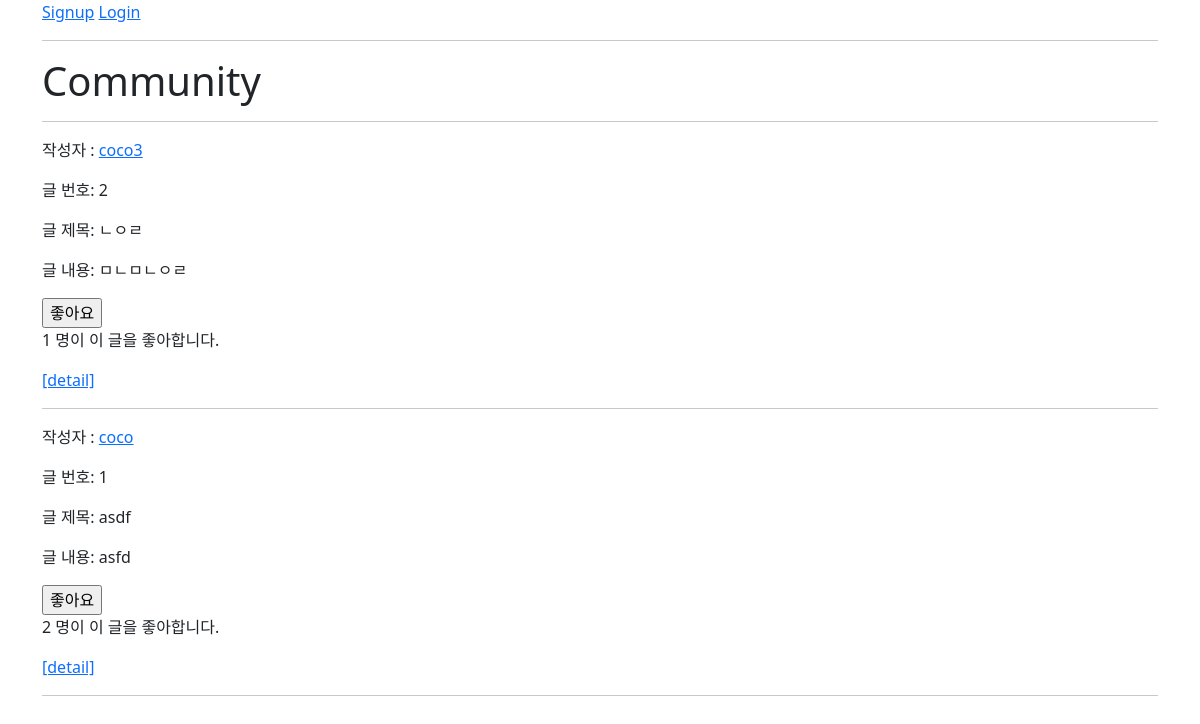
/community/, run on the app's committed database.
### community/models.py (models this page shows)
class Review(models.Model):
    title = models.CharField(max_length=100)
    movie_title = models.CharField(max_length=50)
    rank = models.IntegerField()
    content = models.TextField()
    created_at = models.DateTimeField(auto_now_add=True)
    updated_at = models.DateTimeField(auto_now=True)
    user = models.ForeignKey(settings.AUTH_USER_MODEL, on_delete=models.CASCADE)
    like_users = models.ManyToManyField(settings.AUTH_USER_MODEL, related_name='like_reviews')

### accounts/models.py (models this page shows)
class User(AbstractUser):
    followings = models.ManyToManyField('self', symmetrical=False, related_name='followers')

### community/views.py (the view)
# urls.py: path('', views.index, name='index'),
@require_safe
def index(request):
    reviews = Review.objects.order_by('-pk')
    context = {
        'reviews': reviews,
    }
    return render(request, 'community/index.html', context)

### community/templates/community/index.html (shortened to what this page needs)
{% extends 'base.html' %}
{% block content %}
  <h1>Community</h1>
  <hr>
  {% for review in reviews %}
    <p>작성자 : <a href="{% url 'accounts:profile' review.user.username %}">{{ review.user }}</a></p>
    <p>글 번호: {{ review.pk }}</p>
    <p>글 제목: {{ review.title }}</p>
    <p>글 내용: {{ review.content }}</p>
    <form id="like-forms" data-review-id="{{review.pk}}">
      {% if user in review.like_users.all %}
        <input type='submit' class="like-{{review.pk}}" value="좋아요 취소">
      {% else %}
        <input type='submit' class="like-{{review.pk}}" value="좋아요">
      {% endif %}
    </form>
    <p>
      <span class="Like_count">{{ review.like_users.all|length }}</span> 명이 이 글을 좋아합니다.
    </p>
    <a href="{% url 'community:detail' review.pk %}">[detail]</a>
    <hr>
  {% endfor %}
{% endblock %}

### data on the page
Review: user "coco3", pk "2", title "ㄴㅇㄹ", content "ㅁㄴㅁㄴㅇㄹ", like_users.all|length "1"
Review: user "coco", pk "1", title "asdf", content "asfd", like_users.all|length "2"
